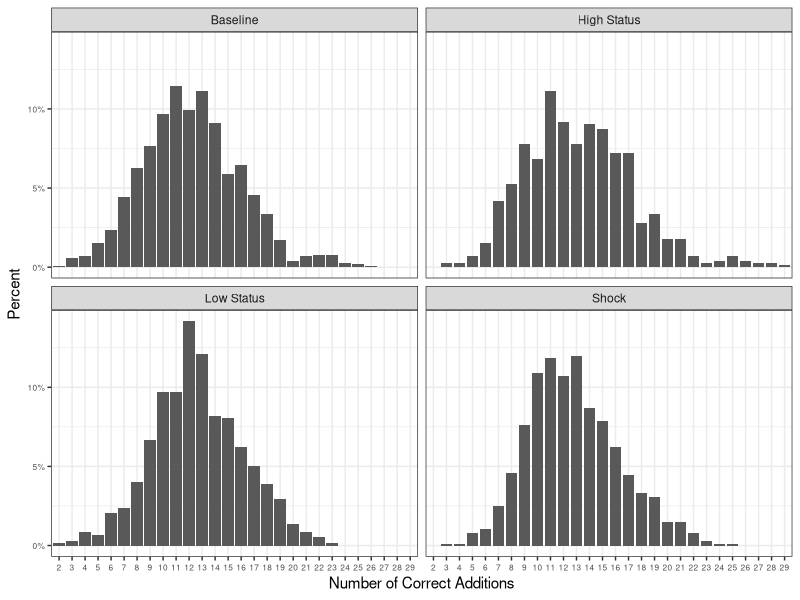
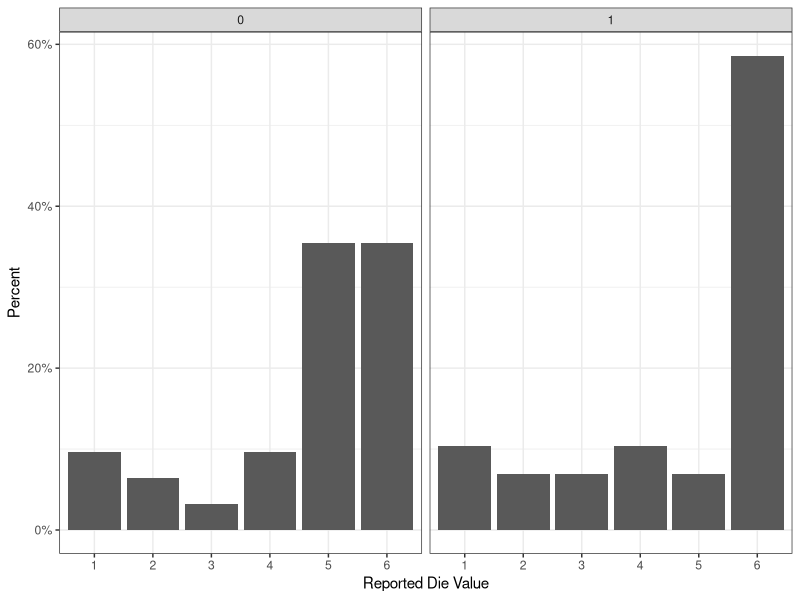
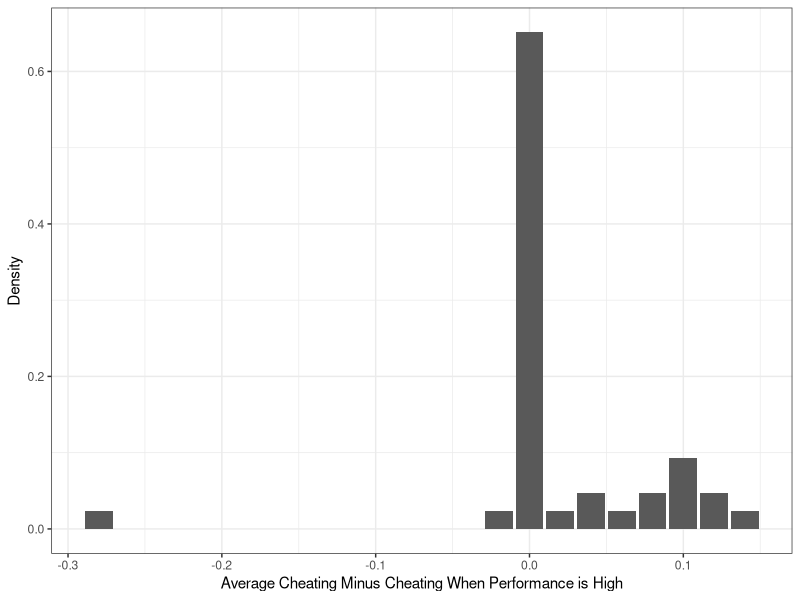
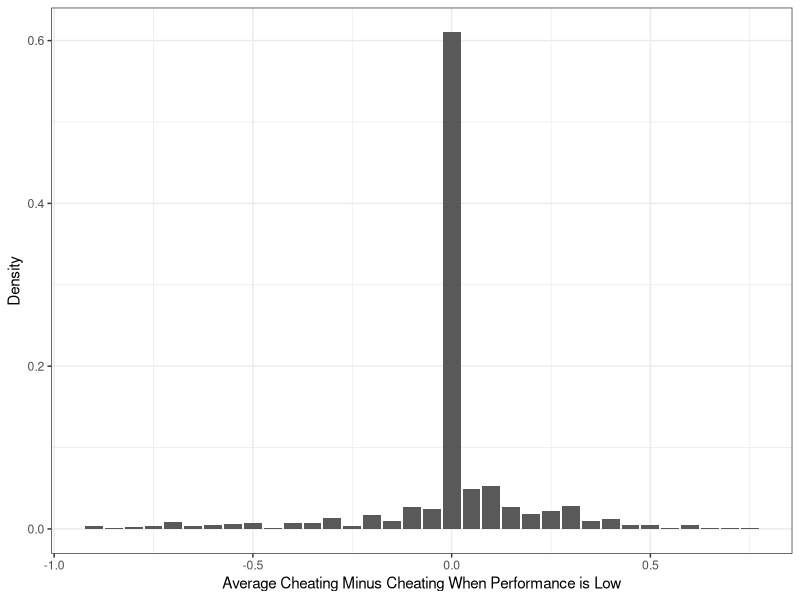
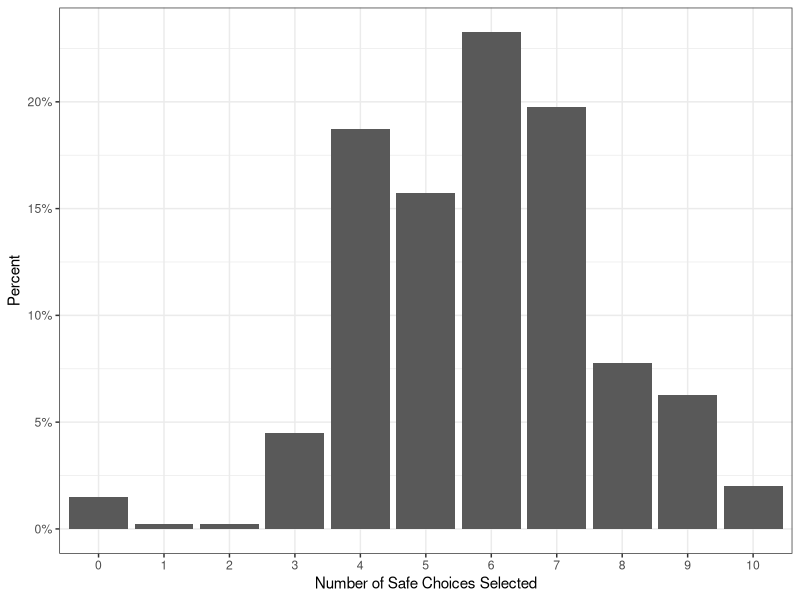
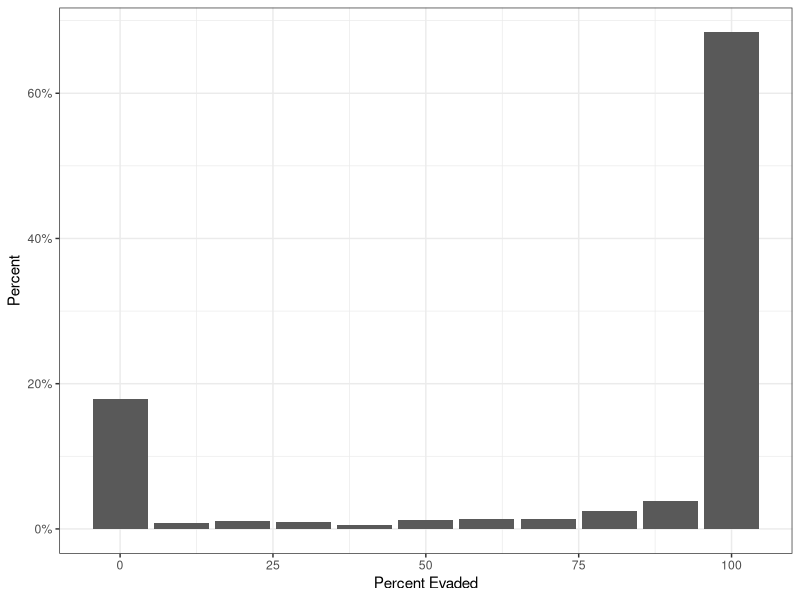
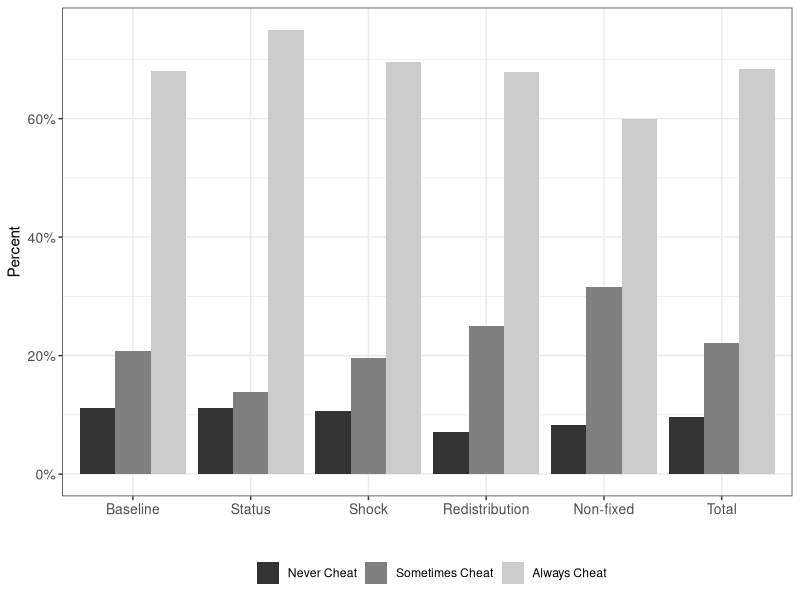
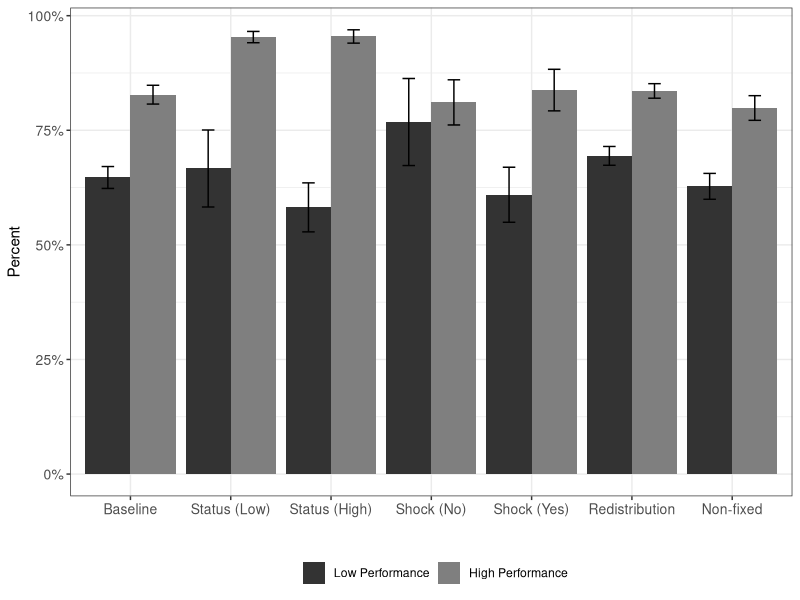

Recreate these plots in R, in order.
setwd("~/Dropbox/Tax Compliance Experiments/Data/Replication")
library(foreign)
library(ggplot2)
theme_set(theme_bw())
library(reshape)
library(scales)
library(psych)
fig.path <- "~/Dropbox/taxes_ray/text"

dat <- read.dta("MasterfileOxfordChile_20160506_b.dta")
dat$treatment <- NA
dat$treatment[dat$session %in% 1:3] <- 1
dat$treatment[dat$session %in% 15:18] <- 2 # Status
dat$treatment[dat$session %in% 25:27] <- 3 # Shock
dat$treatment[dat$session %in% 19:22] <- 4 # Redistribution
dat$treatment[dat$session %in% 31:34] <- 5 # non-fixed
dat$treatment_lab <- factor(dat$treatment, labels = c("Baseline",
                                                      "Status",
                                                      "Shock",
                                                      "Redistribution",
                                                      "Non-fixed"))
dat$treatment2 <- NA
dat$treatment2[dat$session %in% 1:3] <- 1
dat$treatment2[dat$session %in% 15:18 & dat$highsalary == 0] <- 2 # Status
dat$treatment2[dat$session %in% 15:18 & dat$highsalary == 1] <- 3 # Status
dat$treatment2[dat$session %in% 25:27 & dat$receiveshock == 0] <- 4 # Shock
dat$treatment2[dat$session %in% 25:27 & dat$receiveshock == 1] <- 5 # Shock
dat$treatment2[dat$session %in% 19:22] <- 6 # Redistribution
dat$treatment2[dat$session %in% 31:34] <- 7 # non-fixed
dat$treatment2_lab <- factor(dat$treatment2, labels = c("Baseline",
                                                       "Status (Low)",
                                                       "Status (High)",
                                                       "Shock (No)",
                                                       "Shock (Yes)",
                                                       "Redistribution",
                                                       "Non-fixed"))

#table(dat$treatment, dat$treatment_lab)
# figure 2: RET
sub.dat <- dat[which(dat$session %in% c(1:4, 15:18, 25:27)), ]
sub.dat$treat_type <- NA
sub.dat$treat_type[sub.dat$session < 4] <- 1
sub.dat$treat_type[sub.dat$highsalary == 0] <- 2
sub.dat$treat_type[sub.dat$highsalary == 1] <- 3
sub.dat$treat_type[sub.dat$session > 24] <- 4

treats <- c("Baseline", "Low Status", "High Status", "Shock")

sub.dat$treat_type_lab <- factor(sub.dat$treat_type, labels = treats)

plot.data <- NULL
for(i in 1:4){
  tmp <- data.frame(prop.table(table(sub.dat$ncorrectret[which(sub.dat$treat_type==i)])))
  tmp$treat <- treats[i]
  plot.data <- rbind(plot.data, tmp)
}

ggplot(plot.data, aes(x = Var1, y = Freq)) + geom_bar(stat = "identity") + 
  facet_wrap(~treat) + ylab("Percent") + scale_y_continuous(labels = scales::percent) +
  xlab("Number of Correct Additions") + theme(axis.text=element_text(size=6))
ggsave("addition2.pdf", path = fig.path, width = 7, height = 5)


# Figure 5: Die
sub.dat <- dat[dat$session > 30, ]
plot.data <- NULL
for(i in 0:1){
  tmp <- data.frame(prop.table(table(sub.dat$realdie[which(sub.dat$perform_high == i)])))
  tmp$perfomance <- i
  plot.data <- rbind(plot.data, tmp)
}
ggplot(plot.data, aes(x = Var1, y = Freq)) + geom_bar(stat = "identity") + 
  facet_wrap(~perfomance) + ylab("Percent") + scale_y_continuous(labels = scales::percent) +
  xlab("Reported Die Value") 
ggsave("die_result2.pdf", path = fig.path, width = 7, height = 4)

# Figure 8: deviations in performance and cheating for low and high performance types

sub.dat <- dat[which(dat$session < 28 & dat$auditrate == 0), ]
sub.dat$low_high <- 0
sub.dat$low_high[sub.dat$perform_high == 1] <- 1
sub.dat$low_high[sub.dat$perform_high == 1 & sub.dat$ncorrectret < 10] <- 2
sub.dat$low_high[sub.dat$perform_high == 0] <- 2
sub.dat$low_high[sub.dat$perform_high == 0 & sub.dat$ncorrectret > 12] <- 4

sub.dat <- within(sub.dat, {avg_percevaded = ave(percevaded, sujeto)})
sub.dat$diff_low <- 0
sub.dat$diff_low[sub.dat$low_high == 2] <- sub.dat$percevaded[sub.dat$low_high == 2] - 
  sub.dat$avg_percevaded[sub.dat$low_high == 2]
sub.dat$diff_high <- 0
sub.dat$diff_high[sub.dat$low_high == 4] <- sub.dat$percevaded[sub.dat$low_high == 4] - 
  sub.dat$avg_percevaded[sub.dat$low_high == 4]

sub.dat$diff_high2 <- round(sub.dat$diff_high * 5, 1)/5
ggplot(sub.dat[sub.dat$low_high == 4, ], aes(x = diff_high2)) + 
  geom_bar(aes(y = (..count..)/sum(..count..))) + 
  xlab("Average Cheating Minus Cheating When Performance is High") +
  ylab("Density")
ggsave("hist_high2.pdf", path = fig.path, width = 5, height = 4)
sub.dat$diff_low2 <- round(sub.dat$diff_low * 2, 1)/2
ggplot(sub.dat[sub.dat$low_high == 2, ], aes(x = diff_low2)) + 
  geom_bar(aes(y = (..count..)/sum(..count..))) + 
  xlab("Average Cheating Minus Cheating When Performance is Low") +
  ylab("Density")
ggsave("hist_low2.pdf", path = fig.path, width = 5, height = 4)

#sub.dat$safechoices2 <- sub.dat$safechoices
ggplot(sub.dat, aes(x = factor(safechoices))) + 
  geom_bar(aes(y = (..count..)/sum(..count..))) + 
  xlab("Number of Safe Choices Selected") +
  ylab("Percent") + scale_y_continuous(labels = scales::percent)
ggsave("risk_dist_preliminary2.pdf", path = fig.path, width = 5, height = 4)

## Fig 3
# (a)
sub.dat <- dat[which(dat$session < 28 & dat$auditrate == 0), ]
sub.dat$percevaded2 <- round(sub.dat$percevaded, 1) * 100
ggplot(sub.dat, aes(x = percevaded2)) + geom_bar(aes(y = (..count..)/sum(..count..))) + 
  xlab("Percent Evaded") +
  ylab("Percent") + scale_y_continuous(labels = scales::percent)
ggsave("undeclared2.pdf", path = fig.path, width = 5, height = 5)


# (b)
sub.dat <- dat[!is.na(dat$treatment) & dat$auditrate == 0, ]
sub.dat <- within(sub.dat, {avg_percevaded = ave(percevaded > 0, sujeto)})
sub.dat <- sub.dat[!duplicated(sub.dat$sujeto), ]
sub.dat$cheat_pattern <- ifelse(sub.dat$avg_percevaded == 0, 1,
                                ifelse(sub.dat$avg_percevaded == 1, 3, 2))
table(sub.dat$cheat_pattern)
plot.data <- NULL
for(i in 1:5){
  tmp <- data.frame(prop.table(table(sub.dat$cheat_pattern[which(sub.dat$treatment==i)])))
  tmp$treat <- i
  plot.data <- rbind(plot.data, tmp)
}
tmp <- data.frame(prop.table(table(sub.dat$cheat_pattern)))
tmp$treat <- 6
plot.data <- rbind(plot.data, tmp)
plot.data$treat_lab <- factor(plot.data$treat, labels = c("Baseline",
                                                          "Status",
                                                          "Shock",
                                                          "Redistribution",
                                                          "Non-fixed",
                                                          "Total"))
levels(plot.data$Var1) <- c("Never Cheat", "Sometimes Cheat", "Always Cheat")
ggplot(plot.data, aes(x = treat_lab, y = Freq, fill = Var1)) + geom_bar(stat = "identity", position = "dodge") + 
  ylab("Percent") + scale_y_continuous(labels = scales::percent) + 
  scale_fill_manual(values = c("grey20", "grey50", "grey80"),
                    guide = guide_legend(title = "")) +
  xlab("") + theme(legend.position="bottom", axis.text=element_text(size=10))
ggsave("cheat_type2.pdf", path = fig.path, width = 5, height = 5)

# Figure 4
plot.data <- NULL

for(i in 1:7){
  c.dat <- sub.dat[sub.dat$treatment2 == i, ]
  tmp <- data.frame(tapply(c.dat$percevaded, c.dat$high_perform, mean),
                    tapply(c.dat$percevaded, c.dat$high_perform, function(x) sd(x)/length(x)))
  tmp$treat <- i
  plot.data <- rbind(plot.data, tmp)
}
names(plot.data) <- c("Freq", "sd", "treat")
plot.data$ul <- plot.data$Freq + 1.96 * plot.data$sd
plot.data$ll <- plot.data$Freq - 1.96 * plot.data$sd

plot.data$treat_lab <- factor(plot.data$treat, labels = c("Baseline",
                                                          "Status (Low)",
                                                          "Status (High)",
                                                          "Shock (No)",
                                                          "Shock (Yes)",
                                                          "Redistribution",
                                                          "Non-fixed"))
plot.data$performance <- 1:2
plot.data$performance <- factor(plot.data$performance, labels = c("Low Performance", "High Performance"))
dodge <- position_dodge(width=0.9)
ggplot(plot.data, aes(x = treat_lab, y = Freq, fill = performance)) + geom_bar(stat = "identity", position = "dodge") + 
  ylab("Percent") + scale_y_continuous(labels = scales::percent) + 
  geom_errorbar(aes(max = ul, min = ll), position = dodge, width=0.25) + 
  scale_fill_manual(values = c("grey20", "grey50"),
                    guide = guide_legend(title = "")) +
  xlab("") + theme(legend.position="bottom", axis.text=element_text(size=10))
ggsave("treatment2.pdf", path = fig.path, width = 7, height = 5)
